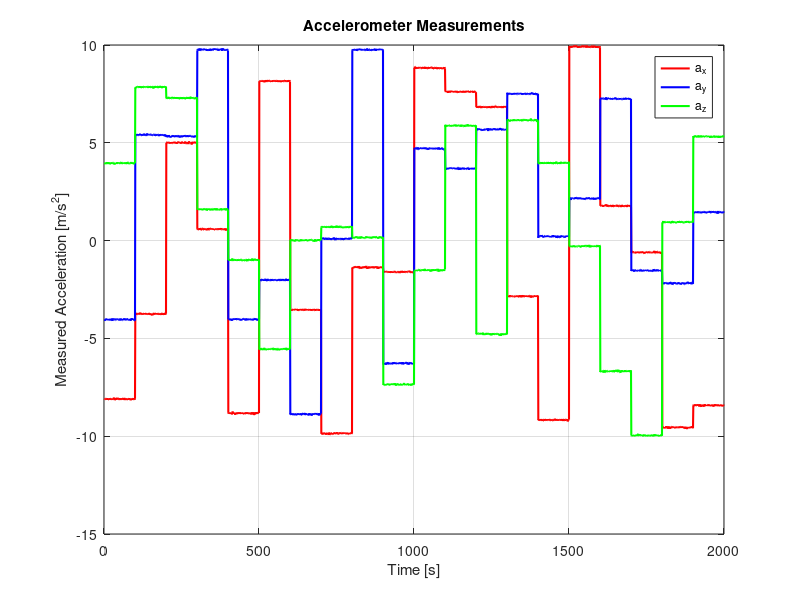
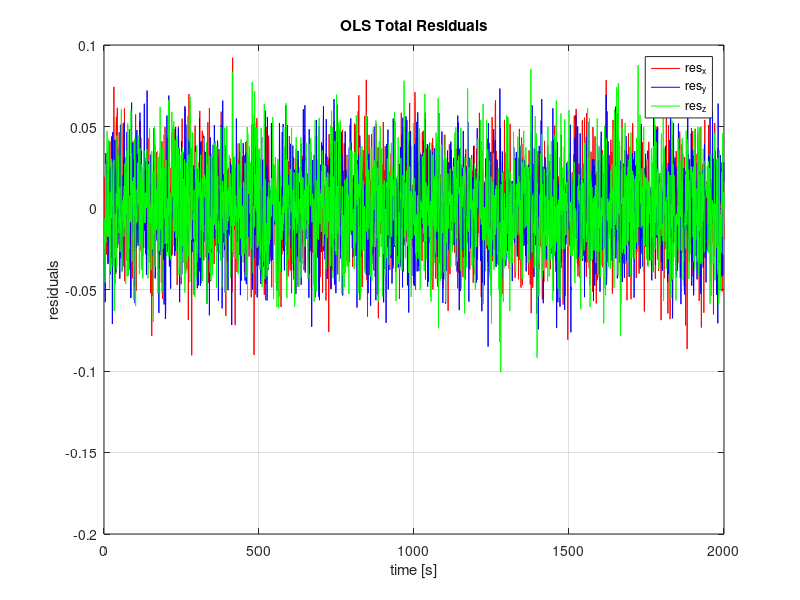
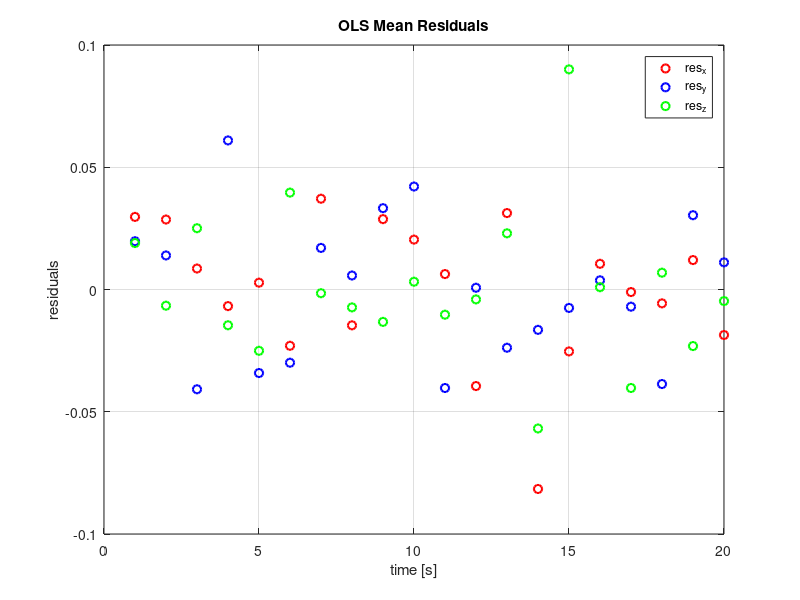

MATLAB code to generate these figures, in order:
%%%%%%%%%%%%%%%%%%%%%%%%%%%%%%%%%%%%%%%%%%%%%%%%%%%%%%%%%%%%%%%%%%%%%%%%%%%
%%%% ACCELEROMETER LINEAR CALIBRATION %%%%%%%%%%%%%%%%%%%%%%%%%%%%%%%%%%%%%
%%%%%%%%%%%%%%%%%%%%%%%%%%%%%%%%%%%%%%%%%%%%%%%%%%%%%%%%%%%%%%%%%%%%%%%%%%%
close all
clear
clc

%% DATA
% accelerometer datasheet
k_datasheet = 1.02;
b_datasheet = 0.15;
K_true = [1.02,0,0;0,0.99,0;0,0,1.05];
b_true = [0.13 ; 0.16 ; 0.15];
sigma = 0.027;
N_sample = 100; % sampling frequency

% gravity local vector
g0 = 9.81;
g0_vect = [0;0;g0];

% accelerometer measurements
n_meas = 20;
phi = -180 + 360 * randn(1,n_meas);  % random between -180 and 180
theta = -90 + 180 * randn(1,n_meas); % random between -90 and 90
psi = zeros(1,n_meas);

%% TRUE ACCELERATIONS AND MEASUREMENT
A_real = zeros(3,n_meas);

for i = 1:length(theta)

    % define rotation matrix
    Rx = [1,0,0;0,cos(phi(i)),sin(phi(i));0,-sin(phi(i)),cos(phi(i))];
    Ry = [cos(theta(i)),0,-sin(theta(i));0,1,0;sin(theta(i)),0,cos(theta(i))];
    Rz = [cos(psi(i)),sin(psi(i)),0;-sin(psi(i)),cos(psi(i)),0;0,0,1];
    R = Rx * Ry * Rz;

    % compute true acceleration for each measurement
    A_real(:,i) = R * g0_vect;
  
end

a_meas = K_true * A_real + b_true + sigma * randn(3,n_meas);
A_real_exp = repelem(A_real,1,N_sample);

% compute measured accelerations 
noise = sigma * randn(3,n_meas*N_sample);
a_meas_exp = K_true * A_real_exp + b_true + noise;


% acc measurement plot
time = 1:n_meas*N_sample;
figure
plot(time,a_meas_exp(1,:),'r','LineWidth',1.5,'DisplayName','a_x')
hold on
plot(time,a_meas_exp(2,:),'b','LineWidth',1.5,'DisplayName','a_y')
plot(time,a_meas_exp(3,:),'g','LineWidth',1.5,'DisplayName','a_z')
grid on
title('Accelerometer Measurements')
xlabel('Time [s]')
ylabel('Measured Acceleration [m/s^2]')
legend

%% OLS Algorithm
K_est_tot = zeros(3);
b_est_tot = zeros(3,1);
residual_tot = zeros(n_meas*N_sample,3);

for i = 1:3
    Y = a_meas_exp(i,:)';
    H = [A_real_exp(i,:)', ones(n_meas*N_sample,1)];
    x_est = inv( H' * H ) * H' * Y;
    K_est_tot(i,i) = x_est(1);
    b_est_tot(i) = x_est(2);
    residual_tot(:,i) = Y - H * x_est;
end

K_est_mean = zeros(3);
b_est_mean = zeros(3,1);
residual_mean = zeros(n_meas,3);

for i = 1:3
    Y = a_meas(i,:)';
    H = [A_real(i,:)', ones(n_meas,1)];
    x_est = inv( H' * H ) * H' * Y;
    K_est_mean(i,i) = x_est(1);
    b_est_mean(i) = x_est(2);
    residual_mean(:,i) = Y - H * x_est;
end

% rmse computation
A_calib = inv(K_est_tot) * (a_meas_exp - b_est_tot);

norm_init = vecnorm(a_meas_exp,2,1);
norm_final = vecnorm(A_calib,2,1);

rmse_init = sqrt(mean((norm_init - g0).^2));
rmse_final = sqrt(mean((norm_final - g0).^2));

%% RESULTS
% estimated paraeters
disp('--- OLS ALGORITHM RESULTS ---')
disp('- Scale Factors (K) -----------');
disp('True:'); disp(K_true);
disp('Estimated:'); disp(K_est_tot);
disp('- Bias (b) [m/s^2] ------------');
disp('True:'); disp(b_true);
disp('Estimated:'); disp(b_est_tot);
disp('---------------------------------------------')

disp('--- OLS ALGORITHM RESULTS ---')
disp('- Scale Factors (K) -----------');
disp('True:'); disp(K_true);
disp('Estimated:'); disp(K_est_mean);
disp('- Bias (b) [m/s^2] ------------');
disp('True:'); disp(b_true);
disp('Estimated:'); disp(b_est_mean);

% rmse
disp('- RMSE Analysis ---------------');
fprintf('RMSE Pre-Calibration: %.4f m/s^2 \n', rmse_init)
fprintf('RMSE Post-Calibration: %.4f m/s^2 \n', rmse_final);

% residuals
figure
plot(time,residual_tot(:,1),'r','DisplayName','res_x')
hold on
plot(time,residual_tot(:,2),'b','DisplayName','res_y')
plot(time,residual_tot(:,3),'g','DisplayName','res_z')
grid on
title('OLS Total Residuals')
xlabel('time [s]')
ylabel('residuals')
legend show

figure
plot(1:n_meas,residual_mean(:,1),'ro','LineWidth',1.5,'DisplayName','res_x')
hold on
plot(1:n_meas,residual_mean(:,2),'bo','LineWidth',1.5,'DisplayName','res_y')
plot(1:n_meas,residual_mean(:,3),'go','LineWidth',1.5,'DisplayName','res_z')
grid on
title('OLS Mean Residuals')
xlabel('time [s]')
ylabel('residuals')
legend show
disp('---------------------------------------------')
